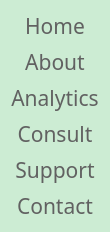
        <widget class="QFrame" name="frame_3">
         <property name="maximumSize">
          <size>
           <width>100</width>
           <height>16777215</height>
          </size>
         </property>
         <property name="styleSheet">
          <string notr="true">background-color:rgb(204, 236, 211);
border-radius:15px;</string>
         </property>
         <property name="frameShape">
          <enum>QFrame::StyledPanel</enum>
         </property>
         <property name="frameShadow">
          <enum>QFrame::Raised</enum>
         </property>
         <layout class="QVBoxLayout" name="verticalLayout">
          <item>
           <widget class="QPushButton" name="Home_button">
            <property name="font">
             <font>
              <family>Javanese Text</family>
              <pointsize>16</pointsize>
              <bold>false</bold>
             </font>
            </property>
            <property name="cursor">
             <cursorShape>PointingHandCursor</cursorShape>
            </property>
            <property name="styleSheet">
             <string notr="true">QPushButton{
color: rgb(97, 97, 97);
border-radius:10px;
}

QPushButton:hover{
background-color: rgb(220, 255, 228);
	/*color: rgb(255, 255, 255);*/
	font: 700 16pt &quot;Constantia&quot;;
}


</string>
            </property>
            <property name="text">
             <string>Home</string>
            </property>
           </widget>
          </item>
          <item>
           <widget class="QPushButton" name="About_button">
            <property name="font">
             <font>
              <family>Javanese Text</family>
              <pointsize>16</pointsize>
              <bold>false</bold>
             </font>
            </property>
            <property name="cursor">
             <cursorShape>PointingHandCursor</cursorShape>
            </property>
            <property name="styleSheet">
             <string notr="true">QPushButton{
color: rgb(97, 97, 97);
border-radius:10px;
}

QPushButton:hover{
background-color: rgb(220, 255, 228);
	/*color: rgb(255, 255, 255);*/
	font: 700 16pt &quot;Constantia&quot;;
}


</string>
            </property>
            <property name="text">
             <string>About</string>
            </property>
           </widget>
          </item>
          <item>
           <widget class="QPushButton" name="pushButton_6">
            <property name="font">
             <font>
              <family>Javanese Text</family>
              <pointsize>16</pointsize>
              <bold>false</bold>
             </font>
            </property>
            <property name="cursor">
             <cursorShape>PointingHandCursor</cursorShape>
            </property>
            <property name="styleSheet">
             <string notr="true">QPushButton{
color: rgb(97, 97, 97);
border-radius:10px;
}

QPushButton:hover{
background-color: rgb(220, 255, 228);
	/*color: rgb(255, 255, 255);*/
	font: 700 16pt &quot;Constantia&quot;;
}


</string>
            </property>
            <property name="text">
             <string>Analytics</string>
            </property>
           </widget>
          </item>
          <item>
           <widget class="QPushButton" name="pushButton_7">
            <property name="font">
             <font>
              <family>Javanese Text</family>
              <pointsize>16</pointsize>
              <bold>false</bold>
             </font>
            </property>
            <property name="cursor">
             <cursorShape>PointingHandCursor</cursorShape>
            </property>
            <property name="styleSheet">
             <string notr="true">QPushButton{
color: rgb(97, 97, 97);
border-radius:10px;
}

QPushButton:hover{
background-color: rgb(220, 255, 228);
	/*color: rgb(255, 255, 255);*/
	font: 700 16pt &quot;Constantia&quot;;
}


</string>
            </property>
            <property name="text">
             <string>Consult</string>
            </property>
           </widget>
          </item>
          <item>
           <widget class="QPushButton" name="pushButton_5">
            <property name="font">
             <font>
              <family>Javanese Text</family>
              <pointsize>16</pointsize>
              <bold>false</bold>
             </font>
            </property>
            <property name="cursor">
             <cursorShape>PointingHandCursor</cursorShape>
            </property>
            <property name="styleSheet">
             <string notr="true">QPushButton{
color: rgb(97, 97, 97);
border-radius:10px;
}

QPushButton:hover{
background-color: rgb(220, 255, 228);
	/*color: rgb(255, 255, 255);*/
	font: 700 16pt &quot;Constantia&quot;;
}


</string>
            </property>
            <property name="text">
             <string>Support</string>
            </property>
           </widget>
          </item>
          <item>
           <widget class="QPushButton" name="Contact_button">
            <property name="font">
             <font>
              <family>Javanese Text</family>
              <pointsize>16</pointsize>
              <bold>false</bold>
             </font>
            </property>
            <property name="cursor">
             <cursorShape>PointingHandCursor</cursorShape>
            </property>
            <property name="styleSheet">
             <string notr="true">QPushButton{
color: rgb(97, 97, 97);
border-radius:10px;
}

QPushButton:hover{
background-color: rgb(220, 255, 228);
	/*color: rgb(255, 255, 255);*/
	font: 700 16pt &quot;Constantia&quot;;
}


</string>
            </property>
            <property name="text">
             <string>Contact</string>
            </property>
           </widget>
          </item>
         </layout>
        </widget>
